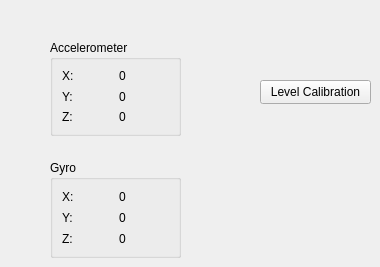
      <widget class="QWidget" name="sensorTab">
       <attribute name="title">
        <string>Sensors</string>
       </attribute>
       <widget class="QGroupBox" name="groupBox">
        <property name="geometry">
         <rect>
          <x>50</x>
          <y>40</y>
          <width>131</width>
          <height>96</height>
         </rect>
        </property>
        <property name="title">
         <string>Accelerometer</string>
        </property>
        <layout class="QGridLayout" name="gridLayout_2">
         <item row="0" column="0">
          <widget class="QLabel" name="label_16">
           <property name="text">
            <string>X:</string>
           </property>
          </widget>
         </item>
         <item row="0" column="1">
          <widget class="QLabel" name="xAccel">
           <property name="text">
            <string>0</string>
           </property>
          </widget>
         </item>
         <item row="1" column="0">
          <widget class="QLabel" name="label_18">
           <property name="text">
            <string>Y:</string>
           </property>
          </widget>
         </item>
         <item row="1" column="1">
          <widget class="QLabel" name="yAccel">
           <property name="text">
            <string>0</string>
           </property>
          </widget>
         </item>
         <item row="2" column="0">
          <widget class="QLabel" name="label_20">
           <property name="text">
            <string>Z:</string>
           </property>
          </widget>
         </item>
         <item row="2" column="1">
          <widget class="QLabel" name="zAccel">
           <property name="text">
            <string>0</string>
           </property>
          </widget>
         </item>
        </layout>
       </widget>
       <widget class="QGroupBox" name="groupBox_10">
        <property name="geometry">
         <rect>
          <x>50</x>
          <y>160</y>
          <width>131</width>
          <height>98</height>
         </rect>
        </property>
        <property name="title">
         <string>Gyro</string>
        </property>
        <layout class="QHBoxLayout" name="horizontalLayout_5">
         <item>
          <layout class="QVBoxLayout" name="verticalLayout_11">
           <item>
            <widget class="QLabel" name="label_34">
             <property name="text">
              <string>X:</string>
             </property>
            </widget>
           </item>
           <item>
            <widget class="QLabel" name="label_35">
             <property name="text">
              <string>Y:</string>
             </property>
            </widget>
           </item>
           <item>
            <widget class="QLabel" name="label_36">
             <property name="text">
              <string>Z:</string>
             </property>
            </widget>
           </item>
          </layout>
         </item>
         <item>
          <layout class="QVBoxLayout" name="verticalLayout_10">
           <item>
            <widget class="QLabel" name="xGyro">
             <property name="text">
              <string>0</string>
             </property>
            </widget>
           </item>
           <item>
            <widget class="QLabel" name="yGyro">
             <property name="text">
              <string>0</string>
             </property>
            </widget>
           </item>
           <item>
            <widget class="QLabel" name="zGyro">
             <property name="text">
              <string>0</string>
             </property>
            </widget>
           </item>
          </layout>
         </item>
        </layout>
       </widget>
       <widget class="QPushButton" name="levelCalibratePushButton">
        <property name="geometry">
         <rect>
          <x>260</x>
          <y>80</y>
          <width>111</width>
          <height>24</height>
         </rect>
        </property>
        <property name="text">
         <string>Level Calibration</string>
        </property>
       </widget>
      </widget>
